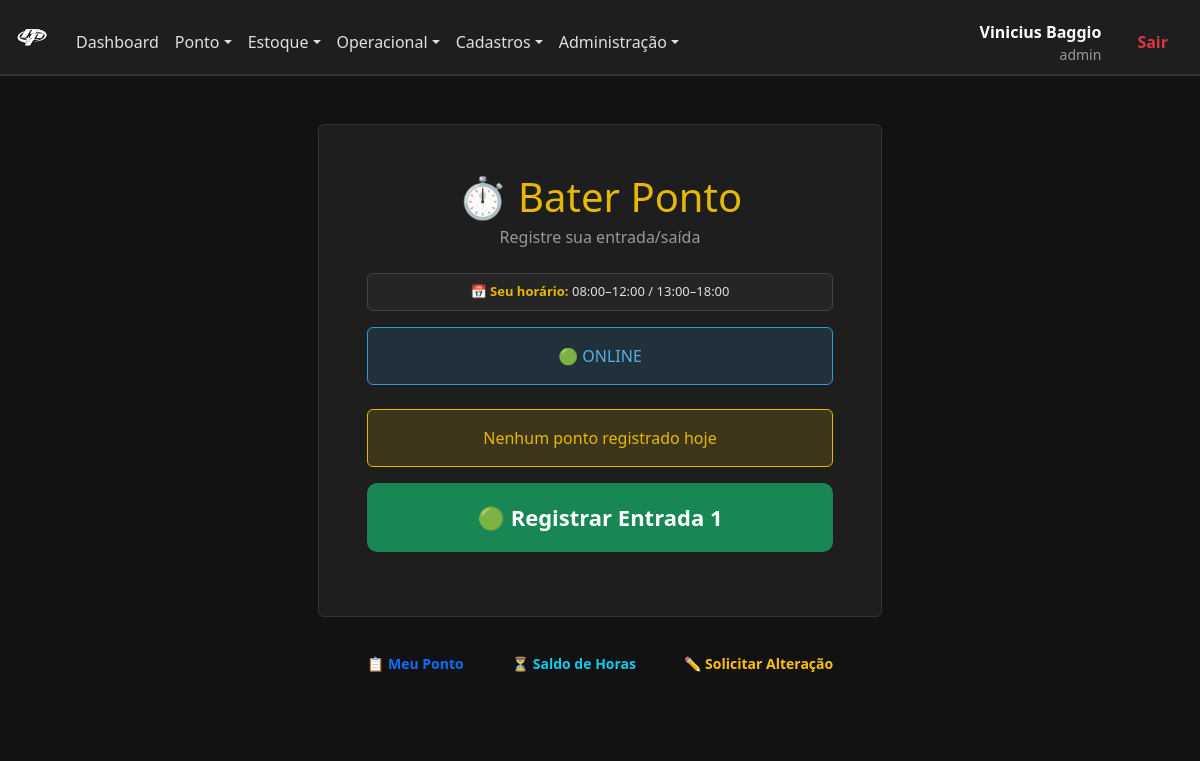
Screenshot of /index.php?rota=bater_ponto (signed in) with the database file from the repository.
### tables this page shows
CREATE TABLE `usuarios` (
  `id` int(11) NOT NULL,
  `nome` varchar(100) NOT NULL,
  `username` varchar(50) DEFAULT NULL,
  `email` varchar(100) NOT NULL,
  `cpf` varchar(14) DEFAULT NULL,
  `departamento` varchar(100) DEFAULT 'Geral',
  `cargo` varchar(100) DEFAULT 'Operacional',
  `senha` varchar(255) NOT NULL,
  `nivel` varchar(20) DEFAULT 'comum',
  `carga_horaria_diaria` decimal(4,2) DEFAULT 8.00,
  `horario_entrada_1` time DEFAULT '08:00:00',
  `horario_saida_1` time DEFAULT '12:00:00',
  `horario_entrada_2` time DEFAULT '13:00:00',
  `horario_saida_2` time DEFAULT '18:00:00',
  `data_admissao` date DEFAULT NULL,
  `tipo_contrato` varchar(50) DEFAULT 'CLT'
);

### src/controllers/PontoController.php (called while the page is built, shortened)
<?php
require_once __DIR__ . '/../models/Ponto.php';
class PontoController {
    public function baterPonto() {
        $usuario_id = $_SESSION['user_id'];
        $apontamento = Ponto::obterApontamentoDia($usuario_id);
        $pdo = Database::getConnection();
        $stmt = $pdo->prepare("SELECT horario_entrada_1, horario_saida_1, horario_entrada_2, horario_saida_2 FROM usuarios WHERE id = ?");
        $stmt->execute([$usuario_id]);
        $horario_usuario = $stmt->fetch(PDO::FETCH_ASSOC);
        require __DIR__ . '/../views/geral/header.php';
        require __DIR__ . '/../views/producao/ponto_bater.php';
        require __DIR__ . '/../views/geral/footer.php';
    }
}
?>

### src/models/Ponto.php (called while the page is built, shortened)
<?php
class Ponto {
    public static function obterApontamentoDia($usuario_id, $data = null) {
        $pdo = Database::getConnection();
        $data = $data ?? date('Y-m-d');
        $sql = "SELECT * FROM apontamentos_ponto WHERE usuario_id = ? AND data = ?";
        $stmt = $pdo->prepare($sql);
        $stmt->execute([$usuario_id, $data]);
        return $stmt->fetch(PDO::FETCH_ASSOC);
    }
}
?>

### src/views/producao/ponto_bater.php (the view, shortened to what this page needs)
<div class="container-fluid py-4">
    <div class="row justify-content-center">
        <div class="col-lg-6">
            <div class="card" style="border:1px solid #333;">
                <div class="card-body p-4 p-md-5 text-center">
                    <h1 class="mb-1" style="color:var(--primary-color);">⏱️ Bater Ponto</h1>
                    <p class="text-muted mb-4">Registre sua entrada/saída</p>
                    <?php if (!empty($horario_usuario)): ?>
                    <div class="p-2 rounded mb-3" style="font-size:13px; background:#252525; border:1px solid #444;">
                        <strong style="color:var(--primary-color);">📅 Seu horário:</strong>
                        <?= substr($horario_usuario['horario_entrada_1'], 0, 5) ?>–<?= substr($horario_usuario['horario_saida_1'], 0, 5) ?>
                        /
                        <?= substr($horario_usuario['horario_entrada_2'], 0, 5) ?>–<?= substr($horario_usuario['horario_saida_2'], 0, 5) ?>
                    </div>
                    <?php endif; ?>
                    <div class="alert alert-info mb-4" id="status-box">
                        <span id="status-icon">🟢</span>
                        <span id="status-text"> ONLINE</span>
                    </div>
                    <?php if ($apontamento): ?>
                        <div class="p-3 rounded mb-4" style="background:#252525; border:1px solid #444;">
                            <h5 style="color:var(--primary-color);">Hoje (<?php echo date('d/m/Y'); ?>)</h5>
                            <div class="row text-center">
                                <div class="col-6">
                                    <small class="text-muted">Entrada 1</small>
                                    <p class="fw-bold mb-0"><?php echo $apontamento['hora_entrada_1'] ?? '---'; ?></p>
                                </div>
                                <div class="col-6">
                                    <small class="text-muted">Saída 1</small>
                                    <p class="fw-bold mb-0"><?php echo $apontamento['hora_saida_1'] ?? '---'; ?></p>
                                </div>
                            </div>
                            <hr style="border-color:#444; margin:10px 0;">
                            <div class="row text-center">
                                <div class="col-6">
                                    <small class="text-muted">Entrada 2</small>
                                    <p class="fw-bold mb-0"><?php echo $apontamento['hora_entrada_2'] ?? '---'; ?></p>
                                </div>
                                <div class="col-6">
                                    <small class="text-muted">Saída 2</small>
                                    <p class="fw-bold mb-0"><?php echo $apontamento['hora_saida_2'] ?? '---'; ?></p>
                                </div>
                            </div>
                        </div>
                    <?php else: ?>
                        <div class="alert alert-warning">
                            Nenhum ponto registrado hoje
                        </div>
                    <?php endif; ?>
                    <button id="btn-bater-ponto" class="btn btn-success btn-lg w-100 mb-3" style="font-size: 22px; padding: 18px; border-radius:10px; font-weight:bold;">
                    </button>
                </div>
            </div>
            <div class="mt-4 text-center d-flex justify-content-center gap-2 flex-wrap">
                <a href="index.php?rota=meu_ponto" class="btn btn-outline-primary btn-sm">📋 Meu Ponto</a>
                <a href="index.php?rota=saldo_horas" class="btn btn-outline-info btn-sm">⏳ Saldo de Horas</a>
                <a href="index.php?rota=solicitar_alteracao_ponto" class="btn btn-outline-warning btn-sm">✏️ Solicitar Alteração</a>
            </div>
        </div>
    </div>
</div>

### assets/estilo.css (style rules this page uses)
:root { --bg-color: #121212; --surface-color: #1e1e1e; --bg-surface-2: #252525; --primary-color: #e6b800; --text-color: #e0e0e0; --sidebar-width: 260px; --brand-green: #27ae60; --brand-red: #c0392b; --transition-speed: 0.3s; }
* { box-sizing: border-box; }
html, body { background-color: var(--bg-color); color: var(--text-color); font-family: 'Segoe UI', Roboto, Helvetica, Arial, sans-serif; margin: 0; transition: padding-left var(--transition-speed) ease; line-height: 1.5; min-height: 100vh; }
a { text-decoration: none; color: inherit; }
.card { background-color: var(--surface-color); border-color: #333; color: var(--text-color); }
.alert { color: var(--text-color); }
.alert-info { background-color: rgba(52, 152, 219, 0.15); border-color: #3498db; color: #5dade2; }
.alert-warning { background-color: rgba(230, 184, 0, 0.15); border-color: var(--primary-color); color: var(--primary-color); }
.btn { padding: 12px 20px; border-radius: 6px; font-weight: bold; cursor: pointer; border: none; display: inline-flex; align-items: center; justify-content: center; gap: 8px; transition: 0.2s; }
a { color: var(--primary-color); transition: color 0.2s ease; }
.text-muted { color: #999 !important; }

### rows the page displays
usuarios: horario_entrada_1 "08:00", horario_saida_1 "12:00", horario_entrada_2 "13:00", horario_saida_2 "18:00"

### other values shown
$item['label'] "Dashboard"
$item['label'] "Ponto"
$item['label'] "Estoque"
$item['label'] "Operacional"
$item['label'] "Cadastros"
$item['label'] "Administração"
$_SESSION['user_name'] "Vinicius Baggio"
$_SESSION['user_nivel'] "admin"
